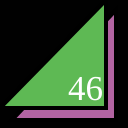
Frame 1 (no input)
Frame 60 (no input): identical to frame 1, image omitted
Frame 120 (the mouse pressed at the canvas centre since frame 60): identical to frame 1, image omitted

The p5.js sketch that drew this single still picture (run headless with seeded random() and noise() and a simulated clock; from frame 60 on, the mouse is pressed at the canvas centre):

// p5.js sketch
// ── sketch.js
function setup() {
  createCanvas(128,128);
}

function draw() {
  background(1);
  strokeWeight(4);
  fill(178, 100, 162);
  triangle(12,120,116,120,116,10);
  fill(94, 185, 84);
  triangle(0,108,106,108,106,0);
  fill(255);
  textSize(35);
  textFont("serif");
  text("46", 68, 100);
}
